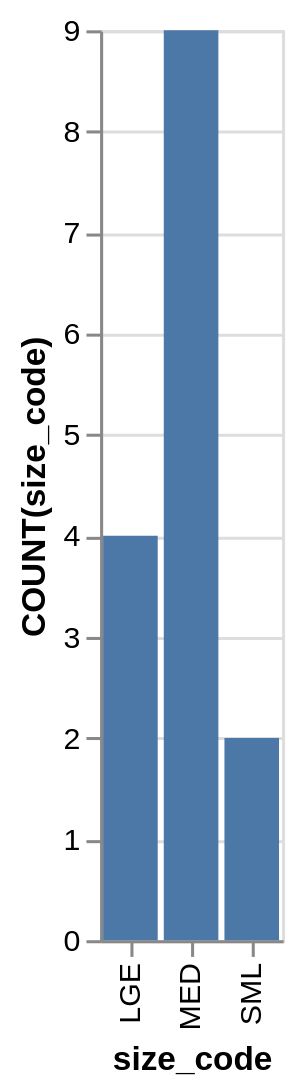

Write a Vega-Lite specification for this figure.
### Vega-Lite specification from a JSON file in a GitHub repository (floating-point values rounded to 4 significant figures)
{"data": {"values": [{"x_data": "LGE", "y_data": 4}, {"x_data": "MED", "y_data": 9}, {"x_data": "SML", "y_data": 2}]}, "mark": "bar", "encoding": {"x": {"field": "x_data", "type": "nominal", "title": "size_code", "sort": "ascending"}, "y": {"field": "y_data", "type": "quantitative", "title": "COUNT(size_code)"}}}
